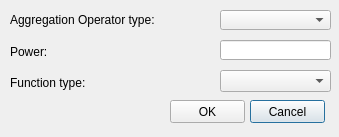
<?xml version="1.0" encoding="UTF-8"?>
<ui version="4.0">
 <class>SettingsDialog</class>
 <widget class="QDialog" name="SettingsDialog">
  <property name="geometry">
   <rect>
    <x>0</x>
    <y>0</y>
    <width>339</width>
    <height>137</height>
   </rect>
  </property>
  <property name="focusPolicy">
   <enum>Qt::TabFocus</enum>
  </property>
  <property name="windowTitle">
   <string>Settings</string>
  </property>
  <property name="modal">
   <bool>true</bool>
  </property>
  <widget class="QLabel" name="aggrOpLbl">
   <property name="geometry">
    <rect>
     <x>10</x>
     <y>10</y>
     <width>191</width>
     <height>20</height>
    </rect>
   </property>
   <property name="text">
    <string>Aggregation Operator type:</string>
   </property>
  </widget>
  <widget class="QComboBox" name="aggrOpCB">
   <property name="geometry">
    <rect>
     <x>220</x>
     <y>10</y>
     <width>111</width>
     <height>20</height>
    </rect>
   </property>
   <property name="currentIndex">
    <number>-1</number>
   </property>
  </widget>
  <widget class="QLabel" name="powerLbl">
   <property name="geometry">
    <rect>
     <x>10</x>
     <y>45</y>
     <width>46</width>
     <height>13</height>
    </rect>
   </property>
   <property name="text">
    <string>Power:</string>
   </property>
  </widget>
  <widget class="QLineEdit" name="powerLE">
   <property name="geometry">
    <rect>
     <x>220</x>
     <y>40</y>
     <width>111</width>
     <height>20</height>
    </rect>
   </property>
  </widget>
  <widget class="QLabel" name="funcLbl">
   <property name="geometry">
    <rect>
     <x>10</x>
     <y>75</y>
     <width>171</width>
     <height>16</height>
    </rect>
   </property>
   <property name="text">
    <string>Function type:</string>
   </property>
  </widget>
  <widget class="QComboBox" name="funcCB">
   <property name="geometry">
    <rect>
     <x>220</x>
     <y>70</y>
     <width>111</width>
     <height>22</height>
    </rect>
   </property>
  </widget>
  <widget class="QPushButton" name="cancelBtn">
   <property name="geometry">
    <rect>
     <x>250</x>
     <y>100</y>
     <width>75</width>
     <height>23</height>
    </rect>
   </property>
   <property name="text">
    <string>Cancel</string>
   </property>
  </widget>
  <widget class="QPushButton" name="okBtn">
   <property name="geometry">
    <rect>
     <x>170</x>
     <y>100</y>
     <width>75</width>
     <height>23</height>
    </rect>
   </property>
   <property name="text">
    <string>OK</string>
   </property>
  </widget>
 </widget>
 <resources/>
 <connections/>
</ui>
